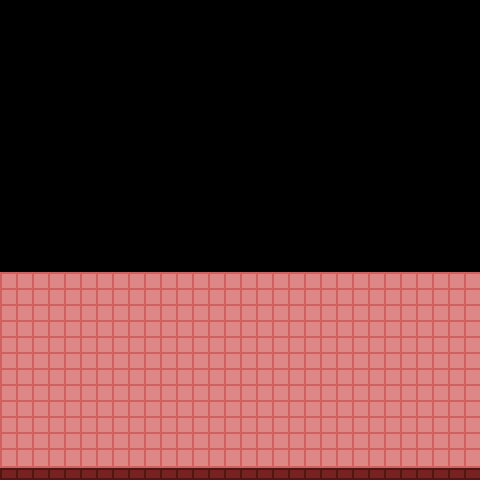

A level layout from a 2D game, rendered from its tile map. Below: a short description, then the map file with tile-grid data replaced by summaries:
An orthogonal 30x30 tile map with 16x16 px tiles, 1 tile layer (Tile Layer 1).

<map version="1.0" orientation="orthogonal" renderorder="right-down" width="30" height="30" tilewidth="16" tileheight="16" nextobjectid="1">
 <tileset firstgid="1" name="cointainer_2" tilewidth="32" tileheight="32" tilecount="1" columns="1">
  <image source="cointainer_2.png" width="32" height="32" />
 </tileset>
 <layer name="Tile Layer 1" width="30" height="30">
  <data>[900 cells, 360 non-empty, 1 distinct tile ids]</data>
 </layer>
</map>